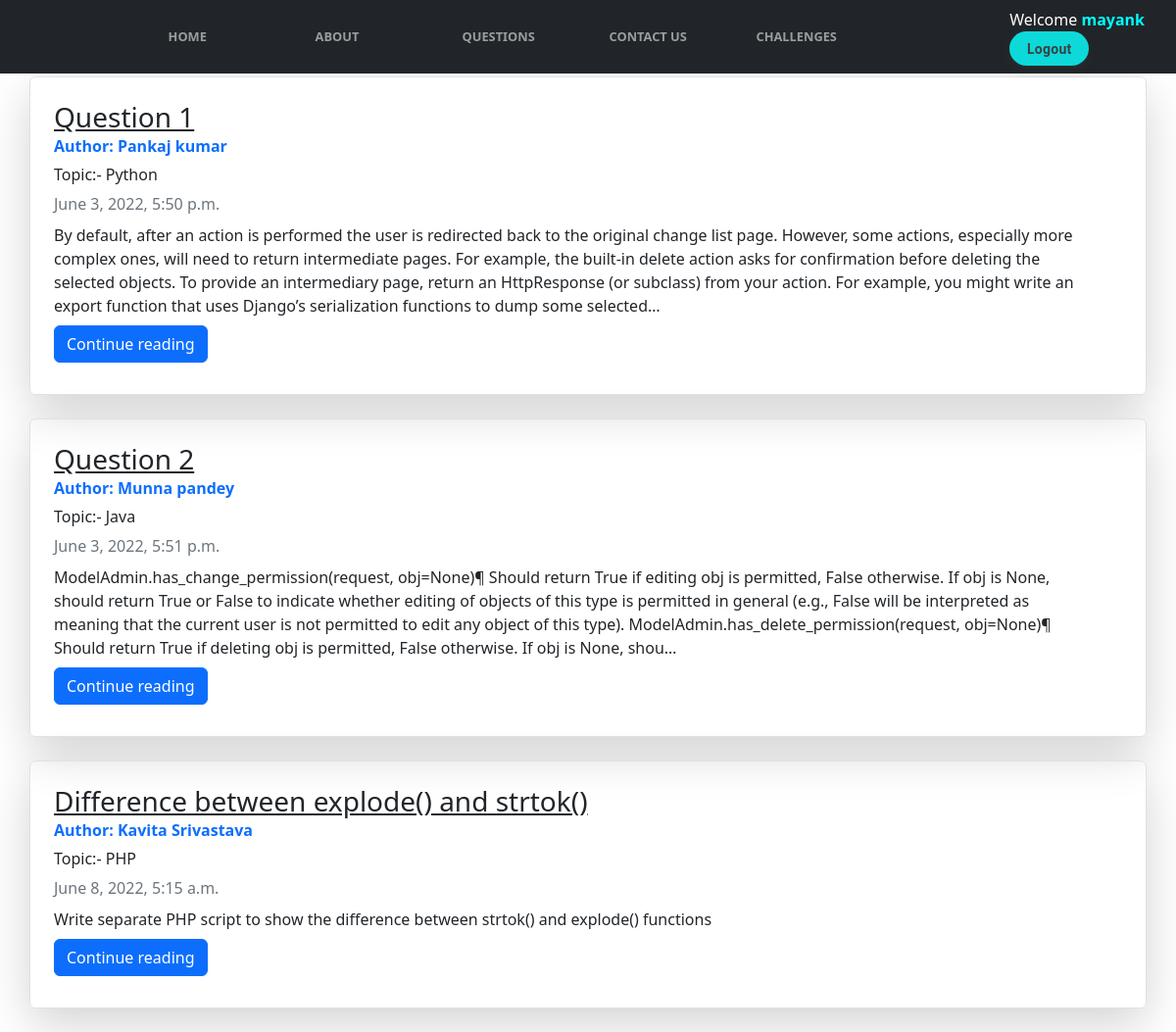
Screenshot of /questions/ (signed in) with the database file from the repository.
### questions/models.py (models this page shows)
class Ques(models.Model):
    sno = models.AutoField(primary_key= True)
    title = models.CharField(max_length=255)
    topic = models.CharField(max_length=200)
    author=models.CharField(max_length=60)
    slug=models.CharField(max_length=130)
    timeStamp=models.DateTimeField(blank=True)
    content=models.TextField()

### questions/views.py (the view)
# urls.py: path('', views.questions, name="questions"),
def questions(request):
    allPosts= Ques.objects.all()
    context={'allPosts': allPosts}
    return render(request, "questions/questions.html", context)

### template/questions/questions.html (shortened to what this page needs)
{% extends 'base.html' %}
{% block body %}
<div class="container my-3">
    <h2>Coding Questions By Mentors</h2>
    {% for Ques in allPosts %}
    <div class="row no-gutters border rounded overflow-hidden flex-md-row mb-4 shadow-lg h-md-250 my-4 position-relative">
        <div class="col p-4 d-flex flex-column position-static">
            <h3 class="mb-0"><u>{{Ques.title}}</u></h3>
            <strong class="d-inline-block mb-2 text-primary">Author: {{Ques.author}}</strong>
            <h6>Topic:- {{Ques.topic}}</h6>
            <div class="mb-2 text-muted">{{Ques.timeStamp}}</div>
            <p class="card-text mb-auto">{{Ques.content| truncatechars:500}}</p>
            <div class="my-2">
            	<a href="/questions/{{Ques.slug}}" role="button" class="btn btn-primary">Continue reading</a>
            </div>
        </div>
        <div class="col-auto d-none d-lg-block">
        </div>
        </div>
        {% endfor %}
    </div>
{% endblock %}

### template/base.html (shortened to what this page needs)
<!DOCTYPE html>
<html lang="en">
<head>
  <link href="https://cdn.jsdelivr.net/npm/bootstrap@5.1.3/dist/css/bootstrap.min.css" rel="stylesheet"
>
    {% load static %}
    <link rel="stylesheet" type="text/css" href="{% static 'css/styles.css' %}">
    <link href="https://cdn.jsdelivr.net/npm/bootstrap@5.2.0-beta1/dist/css/bootstrap.min.css" rel="stylesheet"
>
    <link rel="stylesheet" href="https://cdnjs.cloudflare.com/ajax/libs/font-awesome/5.15.2/css/all.min.css"/>
  </head>
<body>
  <nav class="navbar fixed-top navbar-expand-sm bg-dark navbar-dark" style="background-color: #131413;">
    <div class="container-fluid">
      <div style="display:flex; justify-content: space-between;" class="collapse navbar-collapse" id="navbarNav">
        <div class="items">
        <ul class="navbar-nav">
          <a href="/" class="nav-link"><b> Home </b></a>
          <a href="#about" class="nav-link"><b> About </b></a>
          <a href="/questions" class="nav-link"><b> Questions </b></a>
          <a href="/contact" class="nav-link"><b> Contact Us </b></a>
          <a href="/" class="nav-link"><b> Challenges </b></a>
        </ul>
      </div>
      <div>
        {% if user.is_authenticated %}
        <p style="color:white; margin-bottom: 0px; margin-right: 20px;">Welcome <b style="color: cyan;">{{request.user}}</b></p>
        <a type="button" href="/logout" class="button-17" style="text-decoration: none;">Logout</a>
        {% endif %}
      </div>
      </div>
    </div>
  </nav>
{% block body %}{% endblock body %}
</body>
</html>

### static/css/styles.css (style rules this page uses)
* { margin: 0; padding: 0; }
.navbar { background: #000000; }
.navbar-nav { position: relative; top: 2%; left: 20%; }
.navbar-nav a { color: #f6f4e6; text-decoration: none; font-size: .8em; text-transform: uppercase; font-weight: 500; display: inline-block; width: 150px; -webkit-transition: all 0.2s ease-in-out; transition: all 0.2s ease-in-out; }
.button-17 { align-items: center; appearance: none; background-color: #0dd9d9; border-radius: 24px; border-style: none; box-shadow: rgba(0, 0, 0, .2) 0 3px 5px -1px,rgba(0, 0, 0, .14) 0 6px 10px 0,rgba(0, 0, 0, .12) 0 1px 18px 0; box-sizing: border-box; color: #3c4043; cursor: pointer; display: inline-flex; fill: currentcolor; font-family: "Google Sans",Roboto,Arial,sans-serif; font-size: 14px; font-weight: 700; height:35px; justify-content: center; letter-spacing: .25px; line-height: normal; max-width: 100%; overflow: visible; padding: 1px 18px; position: relative; text-align: center; text-transform: none; transition: box-shadow 320ms cubic-bezier(.4, 0, .2, 1),opacity 21ms linear 30ms,transform 270ms cubic-bezier(0, 0, .2, 1) 0ms; user-select: none; -webkit-user-select: none; touch-action: manipulation; width: auto; will-change: transform,opacity; z-index: 0; }
.button-17:not(:disabled) { box-shadow: rgba(60, 64, 67, .3) 0 1px 3px 0, rgba(60, 64, 67, .15) 0 4px 8px 3px; }

### rows the page displays
Ques: title "Question 1", author "Pankaj kumar", topic "Python", timeStamp "June 3, 2022, 5:50 p.m.", content "By default, after an action is performed the user is redirected back to the original change list page. However, some actions, especially more complex ones, will need to return intermediate pages. For example, the built-in delete action asks for confirmation before deleting the selected objects. To provide an intermediary page, return an HttpResponse (or subclass) from your action. For example, you might write an export function that uses Django’s serialization functions to dump some selected…"
Ques: title "Question 2", author "Munna pandey", topic "Java", timeStamp "June 3, 2022, 5:51 p.m.", content "ModelAdmin.has_change_permission(request, obj=None)¶ Should return True if editing obj is permitted, False otherwise. If obj is None, should return True or False to indicate whether editing of objects of this type is permitted in general (e.g., False will be interpreted as meaning that the current user is not permitted to edit any object of this type). ModelAdmin.has_delete_permission(request, obj=None)¶ Should return True if deleting obj is permitted, False otherwise. If obj is None, shou…"
Ques: title "Difference between explode() and strtok()", author "Kavita Srivastava", topic "PHP", timeStamp "June 8, 2022, 5:15 a.m.", content "Write separate PHP script to show the difference between strtok() and explode() functions"

### other values shown
{{ request.user }} "mayank"
